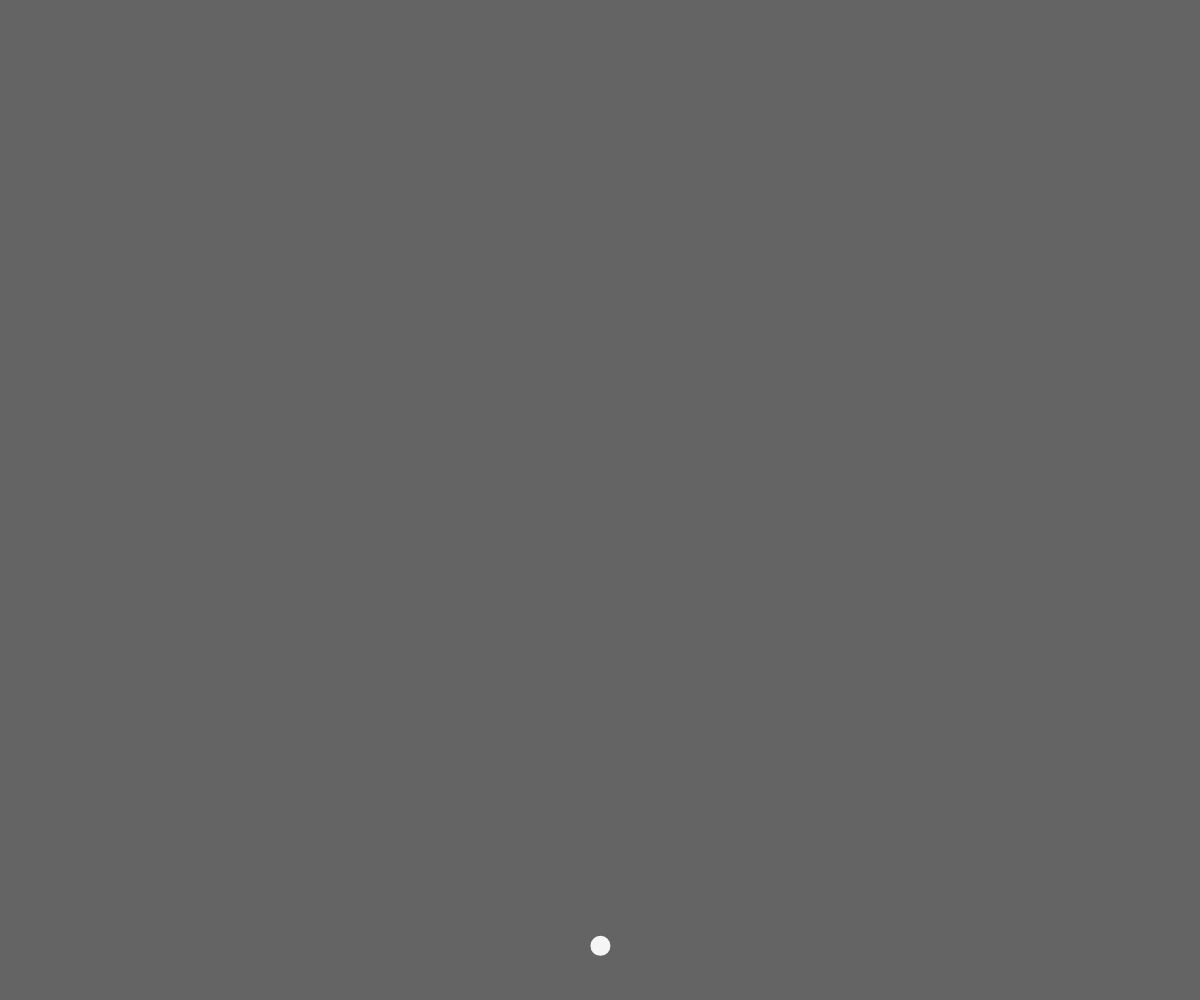
Frame 1 (no input)
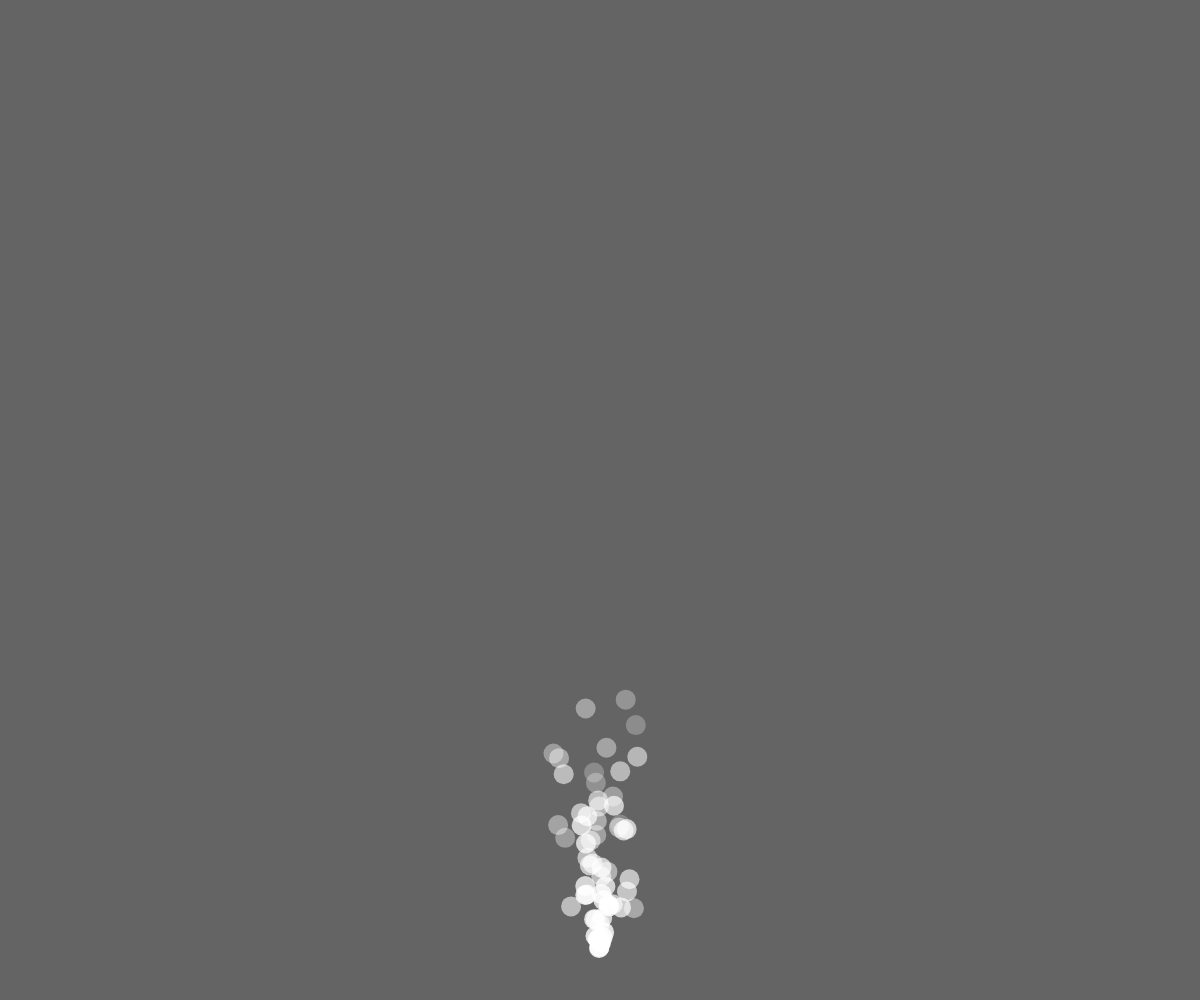
Frame 60 (no input)
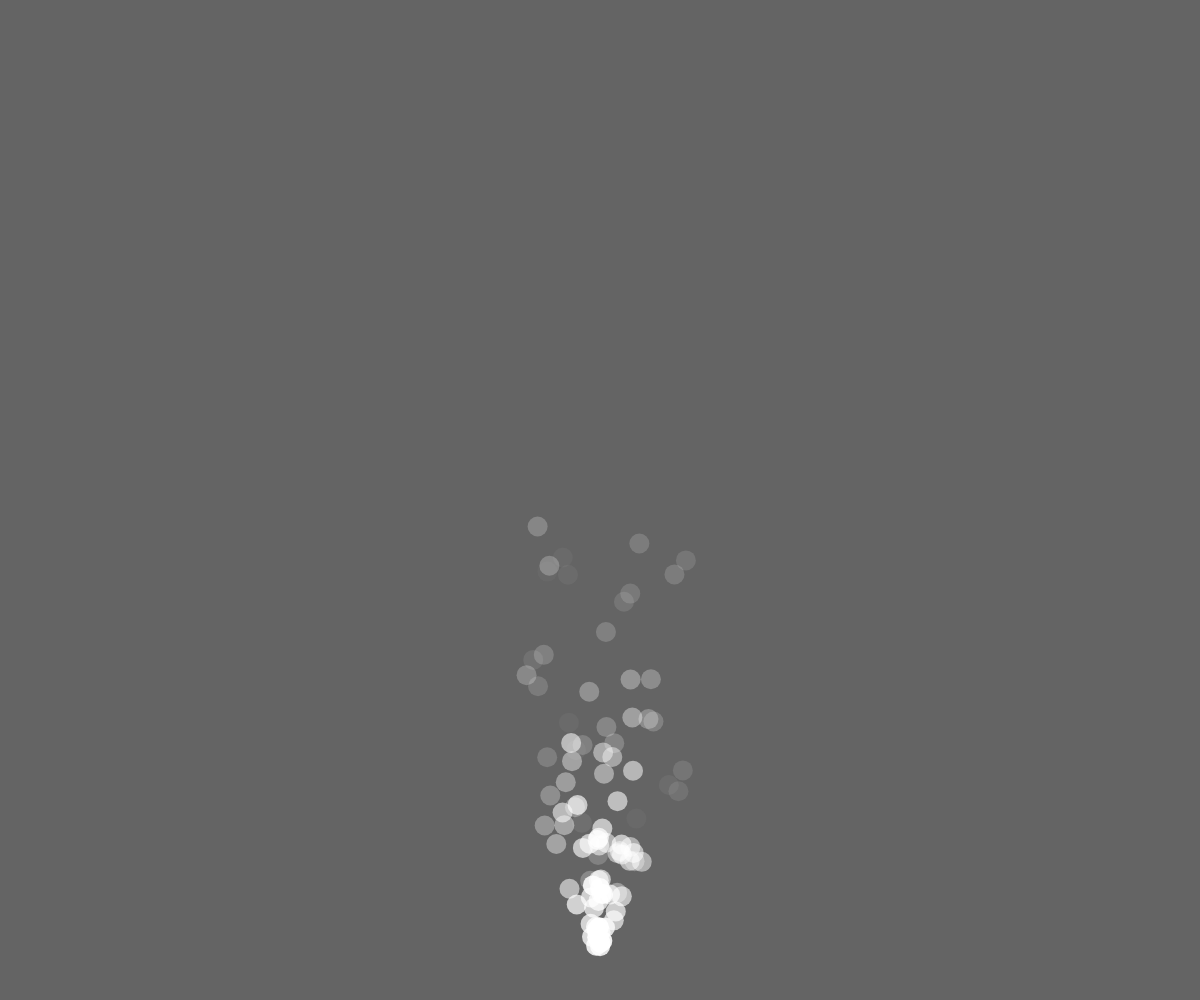
Frame 120 (the mouse pressed at the canvas centre since frame 60)

The p5.js sketch that drew these frames (run headless with seeded random() and noise() and a simulated clock; from frame 60 on, the mouse is pressed at the canvas centre):

// p5.js sketch
// ── sketch.js
var myCar; // Declare object
var myCars = [];

function setup() {
  createCanvas(windowWidth, windowHeight);
  noStroke() ;

  // Spawn an object
  // for (let i = 0; i < 100; i++) {
  //   myCars.push(new Car());
  // }
}

function draw() {
  background(100);
  myCars.push(new Car());

  // do some actions on the object
  for (let i = 0; i < myCars.length; i++) {
    myCars[i].move();
    myCars[i].display();
  }

}



// Car class
class Car {

  // constructor and attributes
  constructor() {
    this.pos = createVector(width / 2, height - 50);
    this.velocity = createVector(random(-1, 1), random(-5, -1));
    this.alp = random(200, 255) ;
  }

  // methods
  move() {
    this.pos.add(this.velocity);
    this.alp-=(random(5)) ;
  }

  display() {
    fill(255, this.alp) ;
    ellipse(this.pos.x, this.pos.y, 20);
  }

}
